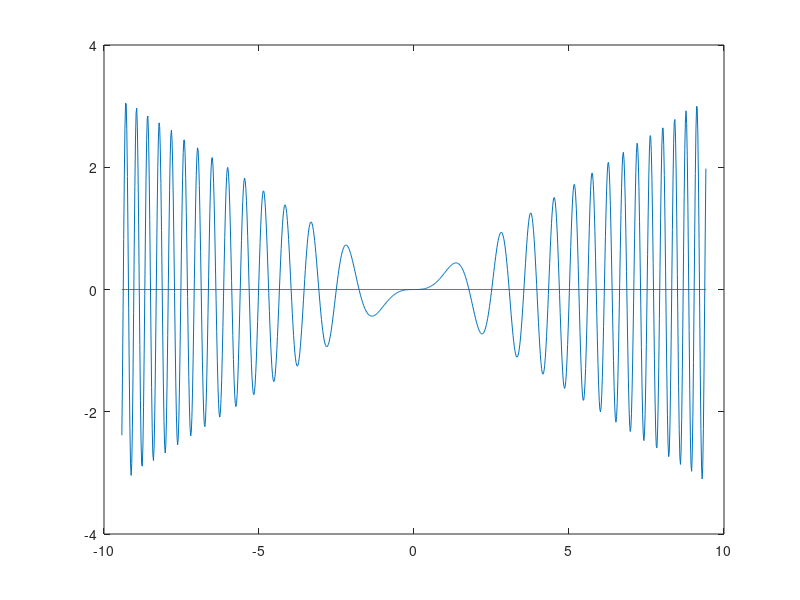

Write MATLAB code to recreate this figure.
## Cuantas raices tiene la siguiente funcion ##
x = (-3*pi:0.02:3*pi);
f = (1/3).*x.*sin(x.^2);
f0 = x.*0
axis([-15,15,-4,4])
plot(x,f,x,f0,"r")

